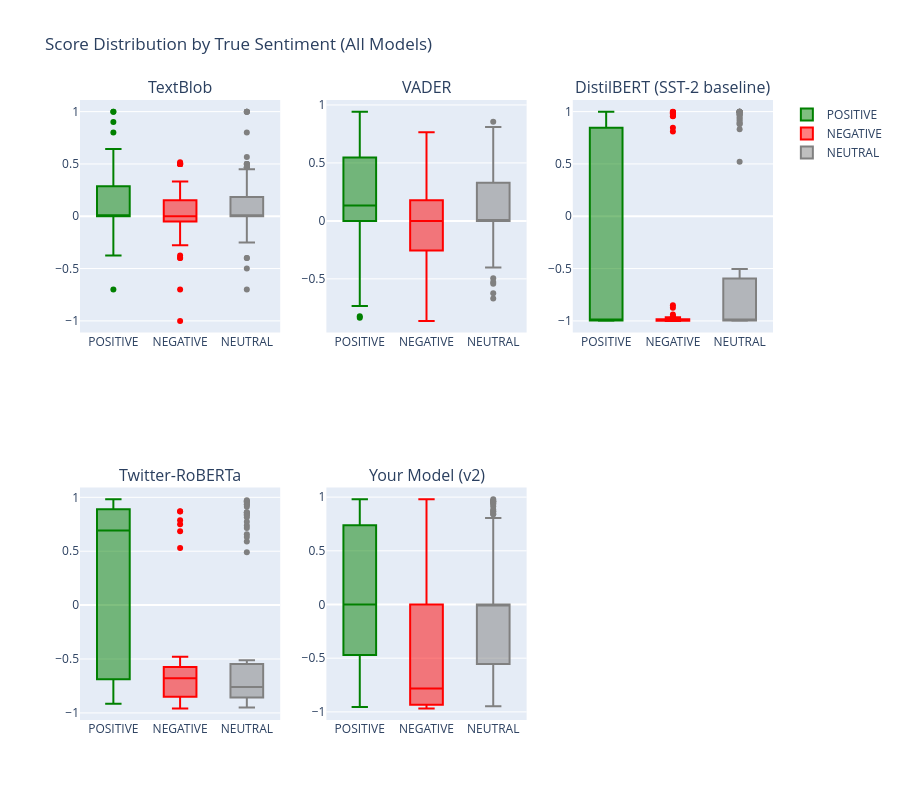
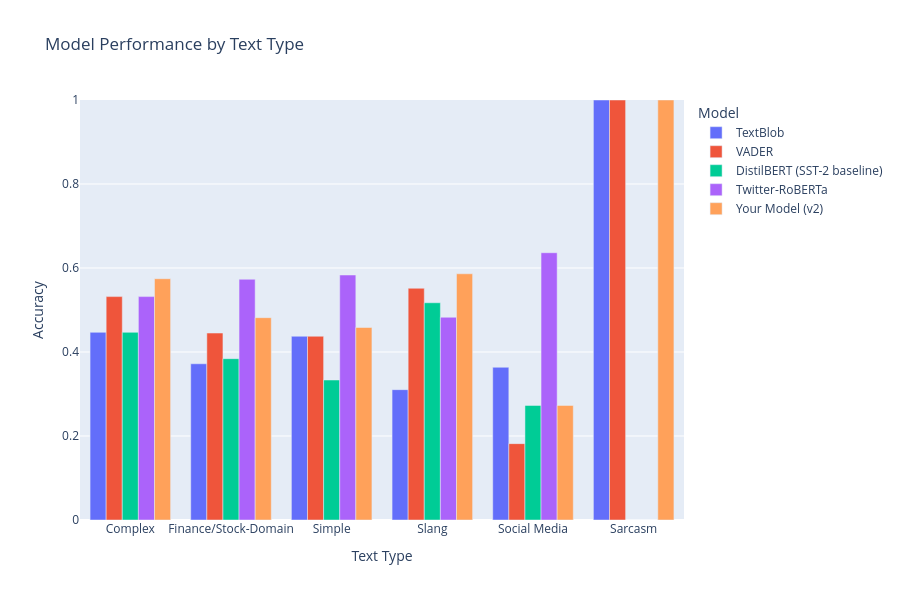

The cell these charts' notebook holds for them, in order:
### Code cell
# ============================================
# SCRIPT 3: COMPARISON + VISUALIZATIONS
# Run this THIRD, after Script 1 (creates `analyzer`) and Script 2 (creates `df_test`).
#
# If running as three separate files in the same session (e.g. Jupyter/Colab),
# just run 1_setup_models.py and 2_load_dataset.py first — `analyzer` and
# `df_test` will already be in memory. Otherwise, uncomment the two lines below.
# ============================================
# from importlib import import_module
# analyzer = import_module("1_setup_models").SentimentAnalyzer()
# df_test = import_module("2_load_dataset").df_test

import pandas as pd
import numpy as np
import matplotlib.pyplot as plt
import seaborn as sns
import plotly.graph_objects as go
import plotly.express as px
from plotly.subplots import make_subplots
from sklearn.metrics import confusion_matrix, accuracy_score

# Set style
sns.set_style("whitegrid")
plt.rcParams['figure.figsize'] = (14, 8)

# ============================================
# RUN COMPARISON
# ============================================

model_names = ['TextBlob', 'VADER', 'DistilBERT (SST-2 baseline)', 'Twitter-RoBERTa', 'Your Model (v2)']

def run_comparison(analyzer, df):
    """Run all models on test data and collect results."""
    results = []

    print(f"\n🔄 Running comparison on {len(df)} texts...")
    print("="*60)

    for idx, row in df.iterrows():
        text = row['text']
        true_label = row['true_label']

        print(f"\n[{idx+1}/{len(df)}] {text[:50]}...")

        predictions = analyzer.analyze_all(text)

        result = {'text': text, 'true_label': true_label}

        for model_name, (pred_label, score) in predictions.items():
            result[f'{model_name}_label'] = pred_label
            result[f'{model_name}_score'] = score
            print(f"  {model_name:30s}: {pred_label:8s} ({score:+.3f})")

        results.append(result)

    print("\n✅ Comparison complete!")
    return pd.DataFrame(results)

df_results = run_comparison(analyzer, df_test)

# ============================================
# CALCULATE METRICS
# ============================================

metrics_summary = []

for model in model_names:
    label_col = f'{model}_label'
    if label_col in df_results.columns:
        y_true = df_results['true_label']
        y_pred = df_results[label_col]

        accuracy = accuracy_score(y_true, y_pred)

        correct_pos = ((y_true == 'POSITIVE') & (y_pred == 'POSITIVE')).sum()
        correct_neg = ((y_true == 'NEGATIVE') & (y_pred == 'NEGATIVE')).sum()
        correct_neu = ((y_true == 'NEUTRAL') & (y_pred == 'NEUTRAL')).sum()

        total_pos = (y_true == 'POSITIVE').sum()
        total_neg = (y_true == 'NEGATIVE').sum()
        total_neu = (y_true == 'NEUTRAL').sum()

        metrics_summary.append({
            'Model': model,
            'Accuracy': accuracy,
            'Correct_Positive': f"{correct_pos}/{total_pos}",
            'Correct_Negative': f"{correct_neg}/{total_neg}",
            'Correct_Neutral': f"{correct_neu}/{total_neu}",
        })

df_metrics = pd.DataFrame(metrics_summary)
df_metrics = df_metrics.sort_values('Accuracy', ascending=False)

print("\n" + "="*60)
print("📈 MODEL PERFORMANCE SUMMARY")
print("="*60)
print(df_metrics.to_string(index=False))

# ============================================
# VISUALIZATION 1: Accuracy Comparison
# ============================================

fig1, ax1 = plt.subplots(figsize=(12, 6))
bars = ax1.barh(df_metrics['Model'], df_metrics['Accuracy'], color='steelblue')
ax1.set_xlabel('Accuracy', fontsize=12, fontweight='bold')
ax1.set_title('Model Accuracy Comparison', fontsize=14, fontweight='bold')
ax1.set_xlim(0, 1)
ax1.grid(axis='x', alpha=0.3)

for bar, acc in zip(bars, df_metrics['Accuracy']):
    ax1.text(acc + 0.02, bar.get_y() + bar.get_height()/2,
             f'{acc:.1%}', va='center', fontweight='bold')

plt.tight_layout()
plt.savefig('sentiment_accuracy_comparison.png', dpi=300, bbox_inches='tight')
print("\n💾 Saved: sentiment_accuracy_comparison.png")
plt.show()

# ============================================
# VISUALIZATION 2: Confusion Matrices
# ============================================

fig2, axes = plt.subplots(2, 3, figsize=(18, 10))
axes = axes.flatten()

labels = ['NEGATIVE', 'NEUTRAL', 'POSITIVE']

for idx, model in enumerate(model_names):
    label_col = f'{model}_label'
    if label_col in df_results.columns:
        cm = confusion_matrix(df_results['true_label'],
                              df_results[label_col],
                              labels=labels)

        sns.heatmap(cm, annot=True, fmt='d', cmap='Blues',
                   xticklabels=labels, yticklabels=labels,
                   ax=axes[idx], cbar=False)

        acc = df_metrics[df_metrics["Model"]==model]["Accuracy"].values[0]
        axes[idx].set_title(f'{model}\n(Acc: {acc:.1%})', fontweight='bold')
        axes[idx].set_ylabel('True Label')
        axes[idx].set_xlabel('Predicted Label')

for i in range(len(model_names), len(axes)):
    axes[i].axis('off')

plt.suptitle('Confusion Matrices - All Models', fontsize=16, fontweight='bold', y=1.02)
plt.tight_layout()
plt.savefig('sentiment_confusion_matrices.png', dpi=300, bbox_inches='tight')
print("💾 Saved: sentiment_confusion_matrices.png")
plt.show()

# ============================================
# VISUALIZATION 3: Interactive Score Distribution
# ============================================

fig3 = make_subplots(
    rows=2, cols=3,
    subplot_titles=model_names,
    specs=[[{'type': 'box'}]*3, [{'type': 'box'}]*3]
)

colors = {'POSITIVE': 'green', 'NEGATIVE': 'red', 'NEUTRAL': 'gray'}

for idx, model in enumerate(model_names):
    row = idx // 3 + 1
    col = idx % 3 + 1
    score_col = f'{model}_score'

    if score_col in df_results.columns:
        for sentiment in ['POSITIVE', 'NEGATIVE', 'NEUTRAL']:
            mask = df_results['true_label'] == sentiment
            scores = df_results[mask][score_col]

            fig3.add_trace(
                go.Box(y=scores, name=sentiment, marker_color=colors[sentiment],
                      showlegend=(idx==0)),
                row=row, col=col
            )

fig3.update_layout(
    title_text="Score Distribution by True Sentiment (All Models)",
    height=800,
    showlegend=True
)

fig3.write_html('sentiment_score_distribution.html')
print("💾 Saved: sentiment_score_distribution.html")
fig3.show()

# ============================================
# VISUALIZATION 4: Model Agreement Heatmap
# ============================================

agreement_matrix = np.zeros((len(model_names), len(model_names)))

for i, model1 in enumerate(model_names):
    for j, model2 in enumerate(model_names):
        if i == j:
            agreement_matrix[i][j] = 1.0
        else:
            col1 = f'{model1}_label'
            col2 = f'{model2}_label'
            if col1 in df_results.columns and col2 in df_results.columns:
                agreement = (df_results[col1] == df_results[col2]).mean()
                agreement_matrix[i][j] = agreement

fig4, ax4 = plt.subplots(figsize=(12, 10))
sns.heatmap(agreement_matrix, annot=True, fmt='.2f', cmap='RdYlGn',
           xticklabels=model_names, yticklabels=model_names,
           vmin=0, vmax=1, center=0.7, ax=ax4, cbar_kws={'label': 'Agreement Rate'})
ax4.set_title('Model Agreement Matrix\n(How often do models agree with each other?)',
             fontsize=14, fontweight='bold', pad=20)
plt.xticks(rotation=45, ha='right')
plt.yticks(rotation=0)
plt.tight_layout()
plt.savefig('sentiment_model_agreement.png', dpi=300, bbox_inches='tight')
print("💾 Saved: sentiment_model_agreement.png")
plt.show()

# ============================================
# VISUALIZATION 5: Performance by Text Type
# ============================================

def categorize_text(text):
    text_lower = text.lower()
    if any(x in text for x in ['!!!', '🔥', '😍', '💩', '🗑️']):
        return 'Social Media'
    elif any(x in text_lower for x in ['fire', 'slaps', 'yikes', 'mid', 'ngl', 'fr']):
        return 'Slang'
    elif any(x in text_lower for x in ['oh great', 'wow, amazing', 'sure,', 'lol']):
        return 'Sarcasm'
    elif '$' in text or any(x in text_lower for x in ['stock', 'shares', 'ticker', 'market', 'crypto']):
        return 'Finance/Stock-Domain'
    elif 'but' in text_lower or ('.' in text and len(text) > 40):
        return 'Complex'
    else:
        return 'Simple'

df_results['text_type'] = df_results['text'].apply(categorize_text)

type_performance = []
for text_type in df_results['text_type'].unique():
    mask = df_results['text_type'] == text_type
    for model in model_names:
        label_col = f'{model}_label'
        if label_col in df_results.columns:
            acc = accuracy_score(
                df_results[mask]['true_label'],
                df_results[mask][label_col]
            )
            type_performance.append({
                'Text Type': text_type,
                'Model': model,
                'Accuracy': acc
            })

df_type_perf = pd.DataFrame(type_performance)

fig5 = px.bar(df_type_perf, x='Text Type', y='Accuracy', color='Model',
             barmode='group', title='Model Performance by Text Type',
             height=600)
fig5.update_layout(yaxis_range=[0, 1])
fig5.write_html('sentiment_performance_by_type.html')
print("💾 Saved: sentiment_performance_by_type.html")
fig5.show()

# ============================================
# SAVE RESULTS
# ============================================

df_results.to_csv('sentiment_comparison_results.csv', index=False)
df_metrics.to_csv('sentiment_metrics_summary.csv', index=False)

print("\n" + "="*60)
print("✅ ALL VISUALIZATIONS COMPLETE!")
print("="*60)
print("\nFiles saved:")
print("  📊 sentiment_accuracy_comparison.png")
print("  📊 sentiment_confusion_matrices.png")
print("  📊 sentiment_score_distribution.html (interactive)")
print("  📊 sentiment_model_agreement.png")
print("  📊 sentiment_performance_by_type.html (interactive)")
print("  📄 sentiment_comparison_results.csv")
print("  📄 sentiment_metrics_summary.csv")

### Figure 1 — Plotly figure (JSON) as saved in the notebook; plotly's stock layout.template omitted (floating-point values rounded to 4 significant figures)
{"data": [{"marker": {"color": "green"}, "name": "POSITIVE", "showlegend": true, "type": "box", "xaxis": "x", "y": [-0.3, 0.05, 0.0, 0.0, 0.3417, 0.0, 0.0, 0.0, 0.5, 0.0, -0.025, 0.1042, -0.375, 0.0, 0.0, 0.5, -0.2, 0.1, 0.0, 0.0, 0.104, 0.6429, 0.2625, 0.0, 0.0, 0.0, -0.7, 0.313, 0.0, 0.0, 0.0, 0.0, 0.5, 0.104, 0.0, 0.0, 0.0, 0.0, 0.0, 0.3, 1.0, 0.3125, 0.25, 0.4, 0.2, 0.4105, 0.1278, 0.0, 0.0, 0.0, 0.125, -0.0625, 0.01212, 0.0, 0.6, 0.0, 0.3619, 0.4278, 0.0, 0.08, 0.07222, 0.9, 0.25, 0.0, 0.0, 0.3, 0.25, 0.525, 0.0, 0.0, 0.275, 0.3667, 0.0, 0.0, 0.07528, 0.0, 0.0, -0.125, 0.25, 0.5, 0.8, 0.2, 0.0, -0.05556, 0.3111, -0.1875, 0.0, 0.0, 0.3111, 0.0, 0.3333, 0.0, 0.1167, -0.0625, 0.4, 0.0, 0.0, 1.0, 0.0, 0.0], "yaxis": "y"}, {"marker": {"color": "red"}, "name": "NEGATIVE", "showlegend": true, "type": "box", "xaxis": "x", "y": [-0.2778, 0.1167, 0.3, 0.0, 0.0, 0.5, 0.0, -0.1, -0.05, -0.1667, 0.07879, 0.0, -0.1556, 0.0, 0.1667, 0.0, 0.0, 0.15, 0.0, -0.7, 0.0, 0.0, 0.0, 0.2583, 0.0, -0.008333, 0.125, -0.05, 0.0, 0.5, 0.0, -0.1667, 0.06889, 0.06296, 0.1875, 0.1364, 0.5, 0.0, -0.2167, -0.15, 0.2, 0.0, -0.4, 0.0, -0.1556, 0.0, 0.5, 0.0, 0.0, -1.0, 0.5, -0.25, 0.0, 0.1667, 0.25, 0.0, -0.1944, 0.0, 0.0, 0.2667, -0.07143, 0.0, 0.3333, 0.2667, 0.0, -0.1667, 0.0, 0.07879, 0.0, 0.0, 0.0, 0.5, 0.0, -0.125, 0.18, -0.375, 0.0, 0.3, 0.07222, 0.0, -0.1, 0.5167, 0.1667, 0.5, -0.0625, 0.0, 0.25, 0.0, -0.4, -0.1139, -0.05185, -0.05, 0.0, 0.1574, -0.1879, -0.07778, 0.0, 0.1667, 0.3, 0.0], "yaxis": "y"}, {"marker": {"color": "gray"}, "name": "NEUTRAL", "showlegend": true, "type": "box", "xaxis": "x", "y": [0.0, 0.0, 0.0, 0.5, 0.0, 0.0, 0.0, 0.4, -0.1667, -0.03571, 0.5, 0.0, 0.4688, 0.06818, 0.06818, 0.0, 0.0, 0.2, -0.25, 0.25, -0.2, 0.0, 0.5, 0.0, 0.25, 0.1, 0.0, 0.0, 0.0, 0.0, 0.0, 0.2, 0.0, 0.1364, -0.7, 0.0, 1.0, 0.03333, 0.0, 0.0, 0.0, 0.45, -0.125, 0.2619, 0.0, 0.25, 0.5667, 0.0, 0.3, 0.0, 0.0, 0.0, -0.1, 0.0, 0.0, 1.0, 0.4682, 0.1364, 0.0, 0.8, 0.0, 0.0, -0.1667, 0.2333, 0.0, 0.4688, 0.0, 0.0, -0.4, 0.5, 0.0, 0.0, 0.0, -0.5, 0.0, 0.0, -0.03182, 1.0, 0.2, -0.4, 0.0, 0.0, 0.0, 0.1667, 0.1364, 0.0, 0.0, 0.25, 0.0, 0.0, 0.0, 0.0, 0.1699, 0.0, 0.13, 1.0, 0.0, 0.0, 0.0, 0.0], "yaxis": "y"}, {"marker": {"color": "green"}, "name": "POSITIVE", "showlegend": false, "type": "box", "xaxis": "x2", "y": [-0.1645, 0.3612, 0.6249, 0.0, 0.8894, 0.0, 0.0, 0.0, 0.0, 0.0, 0.0772, 0.6124, -0.5267, 0.0, 0.0, 0.0, 0.4939, 0.5106, 0.4404, 0.0, 0.7076, 0.7845, 0.7047, -0.8356, -0.3924, 0.0, -0.5423, 0.9424, 0.0, 0.4019, -0.7351, 0.0, 0.5413, 0.0, 0.0, 0.0, 0.0, 0.8074, 0.0, 0.5267, 0.8585, -0.7345, 0.4404, -0.5653, 0.3612, 0.8402, 0.7522, 0.0, 0.0, 0.0, 0.6239, 0.5859, 0.3818, 0.0, 0.4215, 0.2732, 0.5473, 0.872, 0.0, 0.0, 0.5927, 0.0, 0.4199, 0.0, 0.3818, 0.0, 0.0, 0.8176, 0.0, 0.2023, 0.2212, 0.4528, 0.0, 0.2732, 0.7579, 0.1901, 0.5399, 0.0, 0.6486, 0.5473, 0.6249, 0.7003, 0.34, -0.7351, 0.8074, 0.0, 0.0, 0.34, 0.2732, 0.4404, -0.8225, 0.0, 0.0, -0.6833, 0.6124, 0.0, 0.7655, 0.5826, -0.34, -0.5859], "yaxis": "y2"}, {"marker": {"color": "red"}, "name": "NEGATIVE", "showlegend": false, "type": "box", "xaxis": "x2", "y": [0.0, -0.4019, 0.4215, -0.25, -0.4404, 0.6124, 0.0, 0.0, -0.3182, -0.2484, -0.2732, 0.25, 0.0, -0.3818, 0.0, -0.1027, 0.3479, 0.0, 0.0, -0.5423, 0.0, 0.0, 0.1779, 0.5719, 0.4939, 0.0, 0.0, 0.0, -0.8625, -0.4215, -0.6124, 0.2732, 0.4404, 0.0, 0.3818, 0.296, -0.2737, -0.3182, -0.7359, -0.5267, -0.3818, 0.0, -0.7351, 0.0, 0.0, -0.128, 0.3612, 0.0, 0.4215, 0.0516, 0.5574, -0.2411, 0.3182, 0.0, -0.2624, 0.0, 0.0, 0.0, 0.1779, 0.765, -0.3182, 0.1779, 0.0, -0.6379, 0.0, -0.3612, -0.4497, 0.3365, 0.0, 0.1779, 0.0, 0.0258, 0.0, 0.2023, -0.1901, -0.5147, 0.0, 0.2263, 0.5267, 0.5106, 0.0, 0.4877, 0.0, 0.0, -0.1531, 0.3612, 0.0, 0.0, -0.128, -0.2168, -0.1531, 0.2732, -0.6486, 0.1027, -0.1027, 0.0, -0.2732, -0.2732, -0.4939, 0.0], "yaxis": "y2"}, {"marker": {"color": "gray"}, "name": "NEUTRAL", "showlegend": false, "type": "box", "xaxis": "x2", "y": [0.0, 0.0, -0.5267, 0.0, 0.0, 0.0, 0.0, 0.5106, 0.2732, -0.2942, 0.7955, 0.0, 0.6588, 0.0, -0.0516, 0.0, 0.0, 0.0, -0.6249, 0.099, 0.0, 0.0, 0.2023, 0.6249, 0.2023, 0.4404, 0.0, -0.4939, 0.0, 0.0, 0.0, 0.5106, 0.0, 0.296, -0.5423, -0.3182, 0.5994, 0.0, 0.0, 0.0, 0.3612, 0.2023, 0.1027, 0.0, 0.0258, 0.296, 0.8553, -0.128, 0.5719, 0.0258, 0.2023, 0.5267, -0.6705, 0.4588, -0.2263, 0.6369, 0.7906, 0.0, 0.0, 0.6249, 0.0, 0.0, -0.2732, 0.8102, 0.0, 0.6588, -0.2144, 0.0, 0.5766, 0.5574, 0.0, 0.4019, 0.0, -0.1779, 0.0, 0.0, 0.0, 0.6597, 0.0, 0.0, 0.0, 0.0258, 0.0, 0.0, 0.0, 0.0, 0.0, 0.6249, 0.0, 0.0, 0.0, -0.4019, 0.7717, 0.0, 0.4019, 0.7717, 0.296, 0.0, 0.0, 0.0], "yaxis": "y2"}, {"marker": {"color": "green"}, "name": "POSITIVE", "showlegend": false, "type": "box", "xaxis": "x3", "y": [-0.9986, -0.9928, -0.9875, -0.9806, 0.9849, -0.9923, -0.9943, -0.9995, -0.9984, -0.9979, -0.9989, 0.5908, -0.9976, -0.9913, 0.9987, -0.99, -0.9775, -0.9828, -0.9389, -0.8016, 0.9829, 0.999, 0.9983, -0.9956, -0.9962, -0.9995, -0.9996, 0.6365, -0.9971, -0.9992, -0.9938, -0.9911, 0.9997, 0.9918, -0.9446, -0.9993, -0.9988, -0.9868, -0.9869, -0.9791, 0.9985, 0.9925, 0.8459, -0.9994, -0.9695, 0.9996, 0.9996, 0.9698, -0.9932, -0.982, -0.9981, 0.559, -0.9953, -0.9974, 0.991, -0.9915, -0.9914, -0.8249, -0.9945, -0.9973, 0.9901, -0.7387, -0.9105, -0.8437, 0.9973, -0.9991, -0.9971, -0.9963, 0.991, -0.9947, -0.9938, 0.9993, -0.9888, 0.8466, -0.8361, -0.9898, -0.9922, -0.9875, 0.9964, -0.9754, 0.9976, 0.9996, -0.9987, -0.9633, -0.9946, -0.9898, -0.9969, -0.9945, -0.9918, 0.9985, -0.9911, -0.9909, 0.9933, -0.9956, 0.9919, -0.9974, -0.8584, 0.9992, -0.994, -0.9926], "yaxis": "y3"}, {"marker": {"color": "red"}, "name": "NEGATIVE", "showlegend": false, "type": "box", "xaxis": "x3", "y": [-0.9995, -0.9974, -0.9876, -0.9994, -0.9936, -0.9995, -0.9993, -0.9952, -0.9991, -0.9846, -0.9996, -0.9717, -0.9993, -0.9995, -0.9988, -0.9988, 0.981, -0.9798, -0.9991, -0.9998, -0.9973, -0.9964, -0.9997, 0.9998, -0.9964, -0.9985, -0.8735, -0.9995, -0.9976, -0.9984, -0.9994, -0.9835, -0.9594, 0.9864, 0.9886, -0.9655, -0.9782, -0.9983, -0.9992, -0.9848, -0.9907, 0.9773, -0.9997, -0.9976, 0.9556, -0.9986, -0.9997, -0.9877, -0.9992, -0.9845, -0.9983, -0.9954, -0.9954, -0.999, -0.9998, -0.9758, -0.9991, -0.9929, -0.9985, 0.9958, -0.9994, -0.9982, 0.8462, -0.9878, -0.9934, -0.9991, -0.9991, -0.9959, -0.9551, -0.9984, -0.9981, -0.9994, -0.9987, -0.9953, 0.9575, -0.9992, -0.995, -0.9852, -0.9391, -0.9978, -0.9844, 0.9951, -0.9987, -0.9975, -0.9928, -0.9806, -0.9897, -0.8504, -0.9989, -0.9995, -0.9925, -0.9985, -0.9976, -0.9765, -0.9994, -0.9988, 0.8098, -0.9919, -0.9997, -0.9977], "yaxis": "y3"}, {"marker": {"color": "gray"}, "name": "NEUTRAL", "showlegend": false, "type": "box", "xaxis": "x3", "y": [-0.9986, -0.8036, -0.9932, 0.8804, -0.9838, -0.9964, -0.8382, -0.6849, -0.9982, 0.8322, -0.9901, -0.9644, -0.9981, 0.9992, -0.9972, -0.9971, 0.9746, -0.9981, -0.9936, -0.9802, -0.9954, -0.9562, -0.9766, -0.9958, -0.9855, 0.9867, -0.9947, 0.9664, -0.9932, -0.9651, -0.9942, -0.9926, -0.9964, -0.9954, -0.9997, -0.9989, 0.9997, -0.9688, -0.994, 0.9969, -0.9984, -0.5032, 0.9956, 0.998, -0.9977, -0.9485, 0.9976, -0.9949, 0.9329, -0.9914, -0.9923, 0.9996, -0.9934, 0.9968, -0.996, 0.9982, -0.9809, -0.9982, 0.9473, 0.9989, 0.9733, -0.9831, -0.9596, -0.9988, -0.9734, -0.9988, -0.9974, -0.995, -0.9905, -0.9536, -0.9995, 0.8809, -0.9908, -0.9998, -0.9967, -0.9996, -0.9992, 0.9184, -0.9772, -0.9998, -0.9036, -0.9814, -0.9919, 0.8985, -0.8524, -0.9969, -0.9979, -0.9892, -0.996, -0.9874, -0.997, 0.5208, 0.988, -0.998, -0.9609, 0.996, -0.9967, -0.999, -0.9899, -0.9895], "yaxis": "y3"}, {"marker": {"color": "green"}, "name": "POSITIVE", "showlegend": false, "type": "box", "xaxis": "x4", "y": [-0.8479, -0.9035, 0.8966, 0.7286, 0.8043, 0.7979, -0.8718, 0.5578, 0.9343, -0.9043, -0.4963, -0.5953, -0.7249, 0.9021, 0.7579, -0.8672, 0.9515, -0.8419, -0.7442, -0.9116, 0.8127, 0.9282, 0.8502, 0.8142, -0.653, -0.7244, -0.6114, 0.5054, -0.8198, -0.7739, 0.9424, 0.8879, 0.8775, 0.9415, -0.6151, -0.5224, 0.9435, 0.9828, 0.5359, 0.6643, 0.9662, 0.9139, 0.5347, -0.4452, 0.5723, 0.9833, 0.7661, -0.5003, 0.8544, 0.7245, 0.9663, 0.9372, -0.914, -0.8199, 0.8898, -0.8613, -0.5808, 0.9206, -0.8293, 0.5127, 0.5785, 0.962, 0.878, -0.8126, -0.5029, 0.8695, -0.514, 0.7644, -0.5648, -0.7939, -0.4925, 0.9147, 0.7223, 0.8775, 0.721, 0.785, 0.8975, -0.8768, 0.9103, -0.7603, 0.9331, 0.9494, -0.5964, 0.8041, 0.6039, 0.8144, -0.8877, -0.9115, -0.8528, 0.9272, 0.5848, 0.8182, 0.7847, 0.6422, 0.8302, 0.7287, 0.9756, 0.9787, -0.8451, -0.8472], "yaxis": "y4"}, {"marker": {"color": "red"}, "name": "NEGATIVE", "showlegend": false, "type": "box", "xaxis": "x4", "y": [-0.5247, -0.8845, -0.5286, -0.8498, -0.6715, -0.6435, -0.479, -0.6752, -0.6163, -0.5557, -0.5706, -0.8022, -0.6945, -0.6324, -0.7913, -0.5817, -0.6038, -0.7916, -0.6885, -0.9008, 0.5308, -0.9229, -0.6915, 0.7864, -0.8808, -0.6721, -0.848, -0.641, -0.5237, -0.5179, -0.5107, -0.6668, 0.8678, -0.5445, -0.4958, -0.9337, -0.6576, -0.6256, -0.9579, -0.6598, -0.9143, -0.9001, -0.9188, -0.4957, -0.9502, -0.8432, -0.53, -0.8839, -0.6264, -0.5787, -0.6937, -0.6254, -0.9359, -0.8542, -0.8625, -0.7287, -0.5157, -0.7975, -0.7868, -0.8937, -0.8228, -0.7666, -0.9269, -0.9336, -0.9149, -0.9431, -0.6114, 0.7498, -0.6938, -0.646, -0.8032, -0.5061, -0.6543, -0.6559, -0.5223, -0.6816, -0.695, -0.5078, -0.5633, 0.685, -0.8811, 0.8702, -0.6429, -0.642, -0.7919, -0.9424, -0.7963, -0.8546, -0.6967, -0.7766, -0.5515, -0.5346, -0.643, -0.8452, -0.8521, -0.8846, -0.847, -0.8801, -0.6332, -0.6709], "yaxis": "y4"}, {"marker": {"color": "gray"}, "name": "NEUTRAL", "showlegend": false, "type": "box", "xaxis": "x4", "y": [-0.5123, -0.9208, -0.5987, -0.7472, -0.9058, -0.8391, -0.8423, -0.8581, -0.7507, -0.6307, 0.935, -0.9269, 0.8541, 0.815, -0.7661, -0.8561, -0.7894, -0.8857, -0.68, -0.7795, -0.9146, -0.9085, -0.8755, 0.7383, -0.8035, 0.9531, -0.5171, -0.7075, -0.7829, -0.8715, -0.867, -0.5504, -0.8346, -0.8144, -0.8385, -0.6946, 0.6566, -0.831, -0.8999, -0.8186, -0.6654, -0.5472, -0.7355, -0.5659, -0.759, -0.8151, 0.9625, -0.6595, 0.7166, -0.7947, -0.9189, 0.8432, -0.5295, -0.7669, -0.6012, 0.8611, 0.9739, -0.5153, 0.9313, 0.8591, -0.8397, -0.8587, -0.8475, 0.9136, -0.6748, 0.8332, -0.6472, -0.9487, -0.9436, 0.7738, -0.8392, 0.5901, -0.8983, -0.5854, -0.6074, -0.5845, -0.7646, -0.7255, -0.7596, -0.7587, -0.9222, -0.8794, -0.9437, -0.7022, -0.6238, -0.7988, 0.4912, -0.8128, -0.9264, -0.8981, -0.8351, -0.9032, 0.9613, 0.6318, -0.7592, -0.5454, -0.9341, -0.9062, -0.8699, -0.7698], "yaxis": "y4"}, {"marker": {"color": "green"}, "name": "POSITIVE", "showlegend": false, "type": "box", "xaxis": "x5", "y": [-0.48, -0.4608, -0.639, 0.0, -0.8851, 0.0, -0.5849, 0.0, -0.9442, 0.0, 0.738, 0.9576, -0.9533, 0.0, 0.6622, 0.7372, 0.0, -0.5342, -0.9263, 0.0, 0.9791, 0.7798, 0.0, 0.0, -0.5021, -0.931, -0.9375, 0.0, 0.0, 0.0, 0.0, 0.0, 0.9746, 0.6998, 0.9346, -0.7573, -0.4902, 0.0, 0.0, 0.0, 0.9793, 0.5837, 0.9604, -0.6382, 0.9413, 0.9383, 0.0, 0.0, 0.0, 0.0, -0.6563, 0.966, 0.0, 0.0, 0.4358, 0.9211, 0.5948, 0.9601, -0.6417, -0.6279, -0.8033, 0.0, 0.8464, 0.0, 0.9708, -0.8912, 0.6964, 0.7391, 0.0, -0.5518, 0.0, 0.9126, 0.0, 0.6757, -0.8566, 0.0, 0.8962, 0.0, 0.9024, 0.0, 0.8502, 0.9669, -0.9553, -0.5419, 0.9797, 0.0, 0.0, -0.8474, 0.0, 0.8538, 0.0, 0.0, 0.0, 0.0, 0.9283, -0.8491, 0.9063, 0.8534, 0.0, 0.0], "yaxis": "y5"}, {"marker": {"color": "red"}, "name": "NEGATIVE", "showlegend": false, "type": "box", "xaxis": "x5", "y": [-0.9205, -0.9558, 0.0, 0.0, -0.9418, -0.9596, -0.9267, -0.9438, -0.8281, -0.869, -0.9555, -0.8504, -0.8987, -0.9612, 0.0, -0.9329, -0.6467, 0.9813, -0.5332, -0.9611, -0.8759, 0.0, -0.9651, 0.9045, -0.5616, -0.9444, -0.6331, -0.9084, -0.9331, -0.9511, -0.9583, 0.0, -0.8554, -0.9134, -0.6102, 0.0, 0.7099, 0.0, -0.8369, 0.0, -0.9018, 0.0, -0.9415, 0.0, -0.7659, -0.8578, -0.9366, 0.0, -0.9563, 0.5189, -0.9585, -0.7674, 0.0, 0.9776, -0.9501, 0.0, -0.919, -0.8588, 0.0, 0.7689, -0.9524, -0.5196, 0.0, -0.4664, 0.0, -0.9038, -0.9036, 0.0, -0.6954, -0.9402, -0.6333, -0.8628, -0.9649, -0.9069, -0.7464, -0.9365, -0.677, -0.6011, 0.0, 0.3988, 0.0, 0.9657, 0.0, -0.5647, -0.7949, 0.0, -0.7937, 0.0, -0.9674, -0.9629, -0.5066, 0.8511, -0.9418, -0.734, -0.7711, -0.9591, -0.952, -0.8682, -0.899, 0.0], "yaxis": "y5"}, {"marker": {"color": "gray"}, "name": "NEUTRAL", "showlegend": false, "type": "box", "xaxis": "x5", "y": [-0.6683, 0.0, -0.9198, 0.0, 0.0, 0.0, 0.5294, 0.0, -0.7452, 0.841, 0.9143, -0.6864, 0.449, 0.593, -0.8604, 0.0, -0.4878, -0.4875, -0.616, -0.9172, -0.4593, 0.0, 0.0, 0.8642, -0.9013, 0.0, 0.0, -0.4098, -0.9255, 0.0, 0.0, 0.0, 0.0, 0.0, -0.9479, -0.9411, 0.7904, 0.0, -0.6208, 0.0, -0.5265, 0.0, 0.0, 0.0, -0.9461, 0.0, 0.9805, 0.0, 0.0, 0.7294, 0.0, 0.8439, -0.7828, 0.7584, -0.9282, 0.9672, 0.9416, -0.7612, 0.0, 0.0, 0.0, 0.0, -0.5808, 0.0, 0.8687, -0.526, -0.6624, 0.0, 0.0, 0.8061, 0.0, 0.9582, 0.0, -0.9431, -0.647, -0.9215, -0.7887, 0.0, 0.638, -0.9386, 0.0, 0.8836, 0.0, 0.0, 0.9568, 0.0, -0.9416, 0.956, 0.0, 0.0, 0.0, 0.0, 0.9349, 0.0, 0.6528, 0.0, 0.0, 0.0, -0.6098, 0.0], "yaxis": "y5"}], "layout": {"annotations": [{"font": {"size": 16}, "showarrow": false, "text": "TextBlob", "x": 0.1444, "xanchor": "center", "xref": "paper", "y": 1, "yanchor": "bottom", "yref": "paper"}, {"font": {"size": 16}, "showarrow": false, "text": "VADER", "x": 0.5, "xanchor": "center", "xref": "paper", "y": 1, "yanchor": "bottom", "yref": "paper"}, {"font": {"size": 16}, "showarrow": false, "text": "DistilBERT (SST-2 baseline)", "x": 0.8556, "xanchor": "center", "xref": "paper", "y": 1, "yanchor": "bottom", "yref": "paper"}, {"font": {"size": 16}, "showarrow": false, "text": "Twitter-RoBERTa", "x": 0.1444, "xanchor": "center", "xref": "paper", "y": 0.375, "yanchor": "bottom", "yref": "paper"}, {"font": {"size": 16}, "showarrow": false, "text": "Your Model (v2)", "x": 0.5, "xanchor": "center", "xref": "paper", "y": 0.375, "yanchor": "bottom", "yref": "paper"}], "height": 800, "showlegend": true, "title": {"text": "Score Distribution by True Sentiment (All Models)"}, "xaxis": {"anchor": "y", "domain": [0, 0.2889]}, "xaxis2": {"anchor": "y2", "domain": [0.3556, 0.6444]}, "xaxis3": {"anchor": "y3", "domain": [0.7111, 1]}, "xaxis4": {"anchor": "y4", "domain": [0, 0.2889]}, "xaxis5": {"anchor": "y5", "domain": [0.3556, 0.6444]}, "xaxis6": {"anchor": "y6", "domain": [0.7111, 1]}, "yaxis": {"anchor": "x", "domain": [0.625, 1]}, "yaxis2": {"anchor": "x2", "domain": [0.625, 1]}, "yaxis3": {"anchor": "x3", "domain": [0.625, 1]}, "yaxis4": {"anchor": "x4", "domain": [0, 0.375]}, "yaxis5": {"anchor": "x5", "domain": [0, 0.375]}, "yaxis6": {"anchor": "x6", "domain": [0, 0.375]}}}

### Figure 2 — Plotly figure (JSON) as saved in the notebook; plotly's stock layout.template omitted (floating-point values rounded to 4 significant figures)
{"data": [{"alignmentgroup": "True", "hovertemplate": "Model=TextBlob<br>Text Type=%{x}<br>Accuracy=%{y}<extra></extra>", "legendgroup": "TextBlob", "marker": {"color": "#636efa", "pattern": {"shape": ""}}, "name": "TextBlob", "offsetgroup": "TextBlob", "orientation": "v", "showlegend": true, "textposition": "auto", "type": "bar", "x": ["Complex", "Finance/Stock-Domain", "Simple", "Slang", "Social Media", "Sarcasm"], "xaxis": "x", "y": [0.4468, 0.372, 0.4375, 0.3103, 0.3636, 1.0], "yaxis": "y"}, {"alignmentgroup": "True", "hovertemplate": "Model=VADER<br>Text Type=%{x}<br>Accuracy=%{y}<extra></extra>", "legendgroup": "VADER", "marker": {"color": "#EF553B", "pattern": {"shape": ""}}, "name": "VADER", "offsetgroup": "VADER", "orientation": "v", "showlegend": true, "textposition": "auto", "type": "bar", "x": ["Complex", "Finance/Stock-Domain", "Simple", "Slang", "Social Media", "Sarcasm"], "xaxis": "x", "y": [0.5319, 0.4451, 0.4375, 0.5517, 0.1818, 1.0], "yaxis": "y"}, {"alignmentgroup": "True", "hovertemplate": "Model=DistilBERT (SST-2 baseline)<br>Text Type=%{x}<br>Accuracy=%{y}<extra></extra>", "legendgroup": "DistilBERT (SST-2 baseline)", "marker": {"color": "#00cc96", "pattern": {"shape": ""}}, "name": "DistilBERT (SST-2 baseline)", "offsetgroup": "DistilBERT (SST-2 baseline)", "orientation": "v", "showlegend": true, "textposition": "auto", "type": "bar", "x": ["Complex", "Finance/Stock-Domain", "Simple", "Slang", "Social Media", "Sarcasm"], "xaxis": "x", "y": [0.4468, 0.3841, 0.3333, 0.5172, 0.2727, 0.0], "yaxis": "y"}, {"alignmentgroup": "True", "hovertemplate": "Model=Twitter-RoBERTa<br>Text Type=%{x}<br>Accuracy=%{y}<extra></extra>", "legendgroup": "Twitter-RoBERTa", "marker": {"color": "#ab63fa", "pattern": {"shape": ""}}, "name": "Twitter-RoBERTa", "offsetgroup": "Twitter-RoBERTa", "orientation": "v", "showlegend": true, "textposition": "auto", "type": "bar", "x": ["Complex", "Finance/Stock-Domain", "Simple", "Slang", "Social Media", "Sarcasm"], "xaxis": "x", "y": [0.5319, 0.5732, 0.5833, 0.4828, 0.6364, 0.0], "yaxis": "y"}, {"alignmentgroup": "True", "hovertemplate": "Model=Your Model (v2)<br>Text Type=%{x}<br>Accuracy=%{y}<extra></extra>", "legendgroup": "Your Model (v2)", "marker": {"color": "#FFA15A", "pattern": {"shape": ""}}, "name": "Your Model (v2)", "offsetgroup": "Your Model (v2)", "orientation": "v", "showlegend": true, "textposition": "auto", "type": "bar", "x": ["Complex", "Finance/Stock-Domain", "Simple", "Slang", "Social Media", "Sarcasm"], "xaxis": "x", "y": [0.5745, 0.4817, 0.4583, 0.5862, 0.2727, 1.0], "yaxis": "y"}], "layout": {"barmode": "group", "height": 600, "legend": {"title": {"text": "Model"}, "tracegroupgap": 0}, "title": {"text": "Model Performance by Text Type"}, "xaxis": {"anchor": "y", "domain": [0, 1], "title": {"text": "Text Type"}}, "yaxis": {"anchor": "x", "domain": [0, 1], "range": [0, 1], "title": {"text": "Accuracy"}}}}
